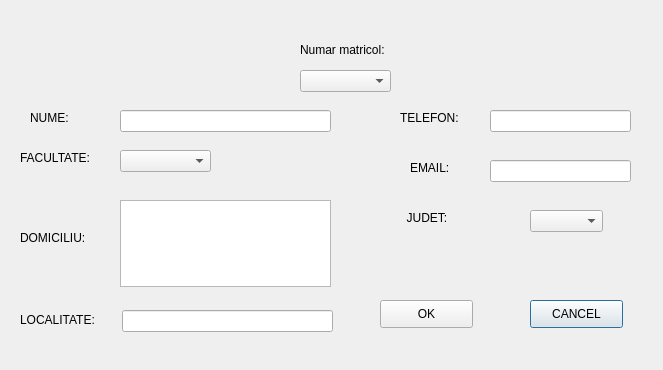
<?xml version="1.0" encoding="UTF-8"?>
<ui version="4.0">
 <class>updateStudenti</class>
 <widget class="QDialog" name="updateStudenti">
  <property name="geometry">
   <rect>
    <x>0</x>
    <y>0</y>
    <width>663</width>
    <height>370</height>
   </rect>
  </property>
  <property name="minimumSize">
   <size>
    <width>663</width>
    <height>370</height>
   </size>
  </property>
  <property name="maximumSize">
   <size>
    <width>663</width>
    <height>370</height>
   </size>
  </property>
  <property name="windowTitle">
   <string>Update Studenti</string>
  </property>
  <widget class="QLineEdit" name="telefonEdit">
   <property name="geometry">
    <rect>
     <x>490</x>
     <y>110</y>
     <width>141</width>
     <height>22</height>
    </rect>
   </property>
   <property name="alignment">
    <set>Qt::AlignCenter</set>
   </property>
   <property name="clearButtonEnabled">
    <bool>true</bool>
   </property>
  </widget>
  <widget class="QLabel" name="label_7">
   <property name="geometry">
    <rect>
     <x>400</x>
     <y>210</y>
     <width>61</width>
     <height>16</height>
    </rect>
   </property>
   <property name="text">
    <string>  JUDET:</string>
   </property>
  </widget>
  <widget class="QLabel" name="label_2">
   <property name="geometry">
    <rect>
     <x>20</x>
     <y>150</y>
     <width>81</width>
     <height>16</height>
    </rect>
   </property>
   <property name="text">
    <string>FACULTATE:</string>
   </property>
  </widget>
  <widget class="QLineEdit" name="localitateEdit">
   <property name="geometry">
    <rect>
     <x>122</x>
     <y>310</y>
     <width>211</width>
     <height>22</height>
    </rect>
   </property>
   <property name="clearButtonEnabled">
    <bool>true</bool>
   </property>
  </widget>
  <widget class="QLineEdit" name="numeEdit">
   <property name="geometry">
    <rect>
     <x>120</x>
     <y>110</y>
     <width>211</width>
     <height>22</height>
    </rect>
   </property>
   <property name="clearButtonEnabled">
    <bool>true</bool>
   </property>
  </widget>
  <widget class="QLabel" name="label_3">
   <property name="geometry">
    <rect>
     <x>20</x>
     <y>230</y>
     <width>71</width>
     <height>16</height>
    </rect>
   </property>
   <property name="text">
    <string>DOMICILIU:</string>
   </property>
  </widget>
  <widget class="QLabel" name="label_4">
   <property name="geometry">
    <rect>
     <x>20</x>
     <y>310</y>
     <width>91</width>
     <height>20</height>
    </rect>
   </property>
   <property name="text">
    <string>LOCALITATE:</string>
   </property>
  </widget>
  <widget class="QTextEdit" name="domiciliuEdit">
   <property name="geometry">
    <rect>
     <x>120</x>
     <y>200</y>
     <width>211</width>
     <height>87</height>
    </rect>
   </property>
  </widget>
  <widget class="QPushButton" name="cancelInsert">
   <property name="geometry">
    <rect>
     <x>530</x>
     <y>300</y>
     <width>93</width>
     <height>28</height>
    </rect>
   </property>
   <property name="text">
    <string>CANCEL</string>
   </property>
  </widget>
  <widget class="QLabel" name="label">
   <property name="geometry">
    <rect>
     <x>30</x>
     <y>110</y>
     <width>55</width>
     <height>16</height>
    </rect>
   </property>
   <property name="text">
    <string>NUME:</string>
   </property>
  </widget>
  <widget class="QLabel" name="label_6">
   <property name="geometry">
    <rect>
     <x>410</x>
     <y>160</y>
     <width>55</width>
     <height>16</height>
    </rect>
   </property>
   <property name="text">
    <string>EMAIL:</string>
   </property>
  </widget>
  <widget class="QComboBox" name="facultateBox">
   <property name="geometry">
    <rect>
     <x>120</x>
     <y>150</y>
     <width>91</width>
     <height>22</height>
    </rect>
   </property>
  </widget>
  <widget class="QPushButton" name="okInsert">
   <property name="geometry">
    <rect>
     <x>380</x>
     <y>300</y>
     <width>93</width>
     <height>28</height>
    </rect>
   </property>
   <property name="text">
    <string>OK</string>
   </property>
  </widget>
  <widget class="QLabel" name="label_5">
   <property name="geometry">
    <rect>
     <x>400</x>
     <y>110</y>
     <width>71</width>
     <height>16</height>
    </rect>
   </property>
   <property name="text">
    <string>TELEFON:</string>
   </property>
  </widget>
  <widget class="QComboBox" name="judetBox">
   <property name="geometry">
    <rect>
     <x>530</x>
     <y>210</y>
     <width>73</width>
     <height>22</height>
    </rect>
   </property>
  </widget>
  <widget class="QLineEdit" name="emailEdit">
   <property name="geometry">
    <rect>
     <x>490</x>
     <y>160</y>
     <width>141</width>
     <height>22</height>
    </rect>
   </property>
   <property name="alignment">
    <set>Qt::AlignCenter</set>
   </property>
   <property name="clearButtonEnabled">
    <bool>true</bool>
   </property>
  </widget>
  <widget class="QComboBox" name="nrMatricolBox">
   <property name="geometry">
    <rect>
     <x>300</x>
     <y>70</y>
     <width>91</width>
     <height>22</height>
    </rect>
   </property>
  </widget>
  <widget class="QLabel" name="label_8">
   <property name="geometry">
    <rect>
     <x>300</x>
     <y>40</y>
     <width>91</width>
     <height>20</height>
    </rect>
   </property>
   <property name="text">
    <string>Numar matricol:</string>
   </property>
  </widget>
 </widget>
 <resources/>
 <connections/>
</ui>
